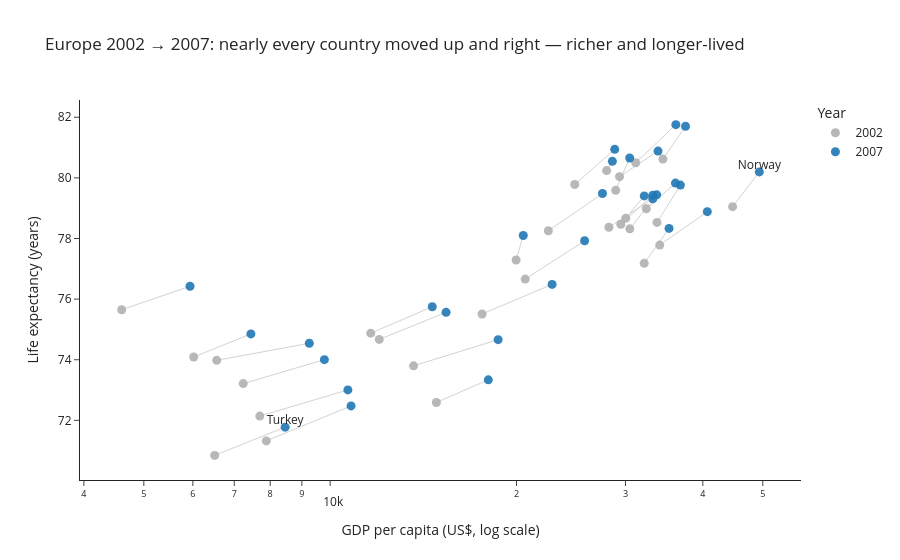

Notebook source saved alongside this figure:
### Markdown cell above
## Task 1 — Scatter: life expectancy change over time

**What to build:** A scatter showing **GDP per capita vs life expectancy** for **two years** (2002 and 2007) to show how both moved — use **colour for year** (just 2 colours), **one continent only**.

Choose any continent except Africa (that was the example). Highlight the change direction.

> 💡 Filter: `df.loc[df['continent'] == 'YOUR_CHOICE']` then filter years

### Code cell
# Task 1 — Europe, 2002 vs 2007
europe = df.loc[(df['continent'] == 'Europe') & (df['year'].isin([2002, 2007]))].copy()
europe['year'] = europe['year'].astype(str)  # categorical -> discrete colours

fig1 = px.scatter(
    europe,
    x='gdpPercap',
    y='lifeExp',
    color='year',
    color_discrete_map={'2002': '#b0b0b0', '2007': '#1f77b4'},  # grey = before, blue = after
    category_orders={'year': ['2002', '2007']},
    hover_name='country',
    log_x=True,
    labels={'gdpPercap': 'GDP per capita (US$, log scale)',
            'lifeExp': 'Life expectancy (years)',
            'year': 'Year'},
    title='Europe 2002 → 2007: nearly every country moved up and right — richer and longer-lived',
)
fig1.update_traces(marker=dict(size=9, opacity=0.9))

# Connector lines from each country's 2002 point to its 2007 point (shows direction of change)
wide = europe.pivot(index='country', columns='year', values=['gdpPercap', 'lifeExp'])
lx, ly = [], []
for country, row in wide.iterrows():
    lx += [row[('gdpPercap', '2002')], row[('gdpPercap', '2007')], None]
    ly += [row[('lifeExp', '2002')], row[('lifeExp', '2007')], None]
lines = go.Scatter(x=lx, y=ly, mode='lines', line=dict(color='lightgrey', width=1),
                   hoverinfo='skip', showlegend=False)
fig1.add_trace(lines)
fig1.data = fig1.data[-1:] + fig1.data[:-1]  # draw lines underneath the markers

# Label notable points directly (2007 positions): lowest life expectancy and richest country
e07 = europe[europe['year'] == '2007']
notable = pd.concat([e07.nsmallest(1, 'lifeExp'), e07.nlargest(1, 'gdpPercap')])
fig1.add_trace(go.Scatter(
    x=notable['gdpPercap'], y=notable['lifeExp'], mode='text', text=notable['country'],
    textposition='top center', textfont=dict(size=12), hoverinfo='skip', showlegend=False))

fig1.update_layout(template='simple_white', legend_title_text='Year')
fig1.show()

### Figure 1 — Plotly figure (JSON) as saved in the notebook; plotly's stock layout.template omitted (floating-point values rounded to 4 significant figures)
{"data": [{"hoverinfo": "skip", "line": {"color": "lightgrey", "width": 1}, "mode": "lines", "showlegend": false, "type": "scatter", "x": [4604.0, 5937.0, null, 32420.0, 36130.0, null, 30490.0, 33690.0, null, 6019.0, 7446.0, null, 7697.0, 10680.0, null, 11630.0, 14620.0, null, 17600.0, 22830.0, null, 32170.0, 35280.0, null, 28200.0, 33210.0, null, 28930.0, 30470.0, null, 30040.0, 32170.0, null, 22510.0, 27540.0, null, 14840.0, 18010.0, null, 31160.0, 36180.0, null, 34080.0, 40680.0, null, 27970.0, 28570.0, null, 6557.0, 9254.0, null, 33720.0, 36800.0, null, 44680.0, 49360.0, null, 12000.0, 15390.0, null, 19970.0, 20510.0, null, 7885.0, 10810.0, null, 7236.0, 9787.0, null, 13640.0, 18680.0, null, 20660.0, 25770.0, null, 24840.0, 28820.0, null, 29340.0, 33860.0, null, 34480.0, 37510.0, null, 6508.0, 8458.0, null, 29480.0, 33200.0, null], "y": [75.65, 76.42, null, 78.98, 79.83, null, 78.32, 79.44, null, 74.09, 74.85, null, 72.14, 73.0, null, 74.88, 75.75, null, 75.51, 76.49, null, 77.18, 78.33, null, 78.37, 79.31, null, 79.59, 80.66, null, 78.67, 79.41, null, 78.26, 79.48, null, 72.59, 73.34, null, 80.5, 81.76, null, 77.78, 78.89, null, 80.24, 80.55, null, 73.98, 74.54, null, 78.53, 79.76, null, 79.05, 80.2, null, 74.67, 75.56, null, 77.29, 78.1, null, 71.32, 72.48, null, 73.21, 74.0, null, 73.8, 74.66, null, 76.66, 77.93, null, 79.78, 80.94, null, 80.04, 80.88, null, 80.62, 81.7, null, 70.84, 71.78, null, 78.47, 79.42, null]}, {"hovertemplate": "<b>%{hovertext}</b><br><br>Year=2002<br>GDP per capita (US$, log scale)=%{x}<br>Life expectancy (years)=%{y}<extra></extra>", "hovertext": ["Albania", "Austria", "Belgium", "Bosnia and Herzegovina", "Bulgaria", "Croatia", "Czech Republic", "Denmark", "Finland", "France", "Germany", "Greece", "Hungary", "Iceland", "Ireland", "Italy", "Montenegro", "Netherlands", "Norway", "Poland", "Portugal", "Romania", "Serbia", "Slovak Republic", "Slovenia", "Spain", "Sweden", "Switzerland", "Turkey", "United Kingdom"], "legendgroup": "2002", "marker": {"color": "#b0b0b0", "opacity": 0.9, "size": 9, "symbol": "circle"}, "mode": "markers", "name": "2002", "orientation": "v", "showlegend": true, "type": "scatter", "x": [4604.0, 32420.0, 30490.0, 6019.0, 7697.0, 11630.0, 17600.0, 32170.0, 28200.0, 28930.0, 30040.0, 22510.0, 14840.0, 31160.0, 34080.0, 27970.0, 6557.0, 33720.0, 44680.0, 12000.0, 19970.0, 7885.0, 7236.0, 13640.0, 20660.0, 24840.0, 29340.0, 34480.0, 6508.0, 29480.0], "xaxis": "x", "y": [75.65, 78.98, 78.32, 74.09, 72.14, 74.88, 75.51, 77.18, 78.37, 79.59, 78.67, 78.26, 72.59, 80.5, 77.78, 80.24, 73.98, 78.53, 79.05, 74.67, 77.29, 71.32, 73.21, 73.8, 76.66, 79.78, 80.04, 80.62, 70.84, 78.47], "yaxis": "y"}, {"hovertemplate": "<b>%{hovertext}</b><br><br>Year=2007<br>GDP per capita (US$, log scale)=%{x}<br>Life expectancy (years)=%{y}<extra></extra>", "hovertext": ["Albania", "Austria", "Belgium", "Bosnia and Herzegovina", "Bulgaria", "Croatia", "Czech Republic", "Denmark", "Finland", "France", "Germany", "Greece", "Hungary", "Iceland", "Ireland", "Italy", "Montenegro", "Netherlands", "Norway", "Poland", "Portugal", "Romania", "Serbia", "Slovak Republic", "Slovenia", "Spain", "Sweden", "Switzerland", "Turkey", "United Kingdom"], "legendgroup": "2007", "marker": {"color": "#1f77b4", "opacity": 0.9, "size": 9, "symbol": "circle"}, "mode": "markers", "name": "2007", "orientation": "v", "showlegend": true, "type": "scatter", "x": [5937.0, 36130.0, 33690.0, 7446.0, 10680.0, 14620.0, 22830.0, 35280.0, 33210.0, 30470.0, 32170.0, 27540.0, 18010.0, 36180.0, 40680.0, 28570.0, 9254.0, 36800.0, 49360.0, 15390.0, 20510.0, 10810.0, 9787.0, 18680.0, 25770.0, 28820.0, 33860.0, 37510.0, 8458.0, 33200.0], "xaxis": "x", "y": [76.42, 79.83, 79.44, 74.85, 73.0, 75.75, 76.49, 78.33, 79.31, 80.66, 79.41, 79.48, 73.34, 81.76, 78.89, 80.55, 74.54, 79.76, 80.2, 75.56, 78.1, 72.48, 74.0, 74.66, 77.93, 80.94, 80.88, 81.7, 71.78, 79.42], "yaxis": "y"}, {"hoverinfo": "skip", "mode": "text", "showlegend": false, "text": ["Turkey", "Norway"], "textfont": {"size": 12}, "textposition": "top center", "type": "scatter", "x": [8458.0, 49360.0], "y": [71.78, 80.2]}], "layout": {"legend": {"title": {"text": "Year"}, "tracegroupgap": 0}, "title": {"text": "Europe 2002 → 2007: nearly every country moved up and right — richer and longer-lived"}, "xaxis": {"anchor": "y", "domain": [0, 1], "title": {"text": "GDP per capita (US$, log scale)"}, "type": "log"}, "yaxis": {"anchor": "x", "domain": [0, 1], "title": {"text": "Life expectancy (years)"}}}}
